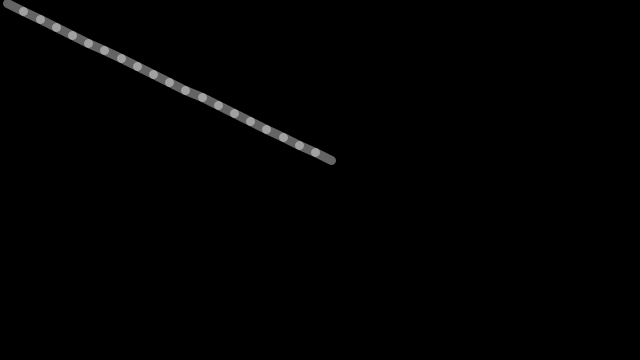
Frame 1 (no input)
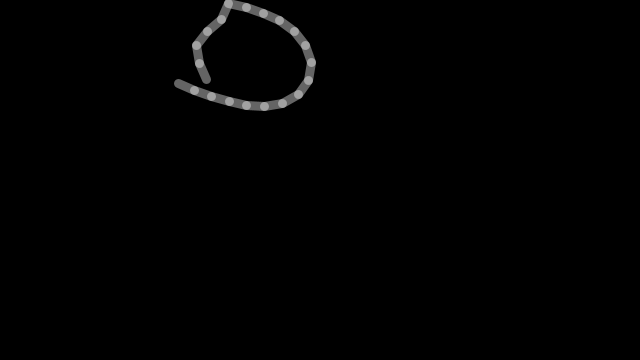
Frame 60 (the mouse pressed at the canvas centre just before this capture)
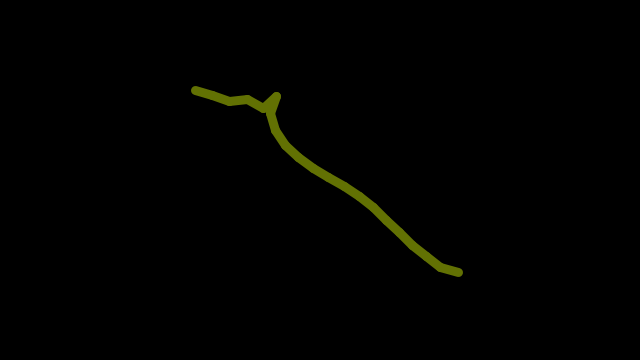
Frame 120 (the mouse held since frame 60 and released just before this capture)

The Processing sketch that drew these frames (run headless with seeded random() and noise(); from frame 60 on, the mouse is pressed at the canvas centre):

// Processing sketch: processing_157119
// ── processing_157119.pde

float[] x = new float[20];
float[] y = new float[20];
float segLength = 18;
float myx= 320;
float myy= 180;

void setup() {
  size(640, 360);
  strokeWeight(9);
  stroke(255, 100);
}

void draw() {
  if(mousePressed){
  stroke(random(255), random(255), random(255),(255));
  }
  background(0);
  myx=myx+random(80)-40;
 myy=myy+random(80)-40;
if( myx<0)myx=myx+10;
if(myy<0)myy=myy+10;
if(myx>640)myx=myx-10;
if(myy>360)myy=myy-10;
  dragSegment(0, myx, myy);
  for(int i=0; i<x.length-1; i++) {
    dragSegment(i+1, x[i], y[i]);
  }
}

void dragSegment(int i, float xin, float yin) {
  float dx = xin - x[i];
  float dy = yin - y[i];
  float angle = atan2(dy, dx);  
  x[i] = xin - cos(angle) * segLength;
  y[i] = yin - sin(angle) * segLength;
  segment(x[i], y[i], angle);
}

void segment(float x, float y, float a) {
  pushMatrix();
  translate(x, y);
  rotate(a);
  line(0, 0, segLength, 0);
  popMatrix();
}
